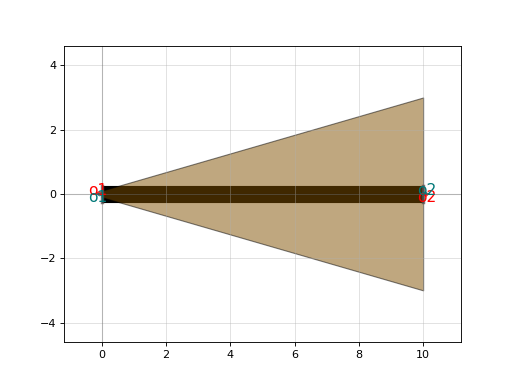

Recreate this plot in Python.
import gdsfactory as gf

c = gf.components.taper_cross_section_linear(length=10, npoints=2, linear=True)
c.plot()
